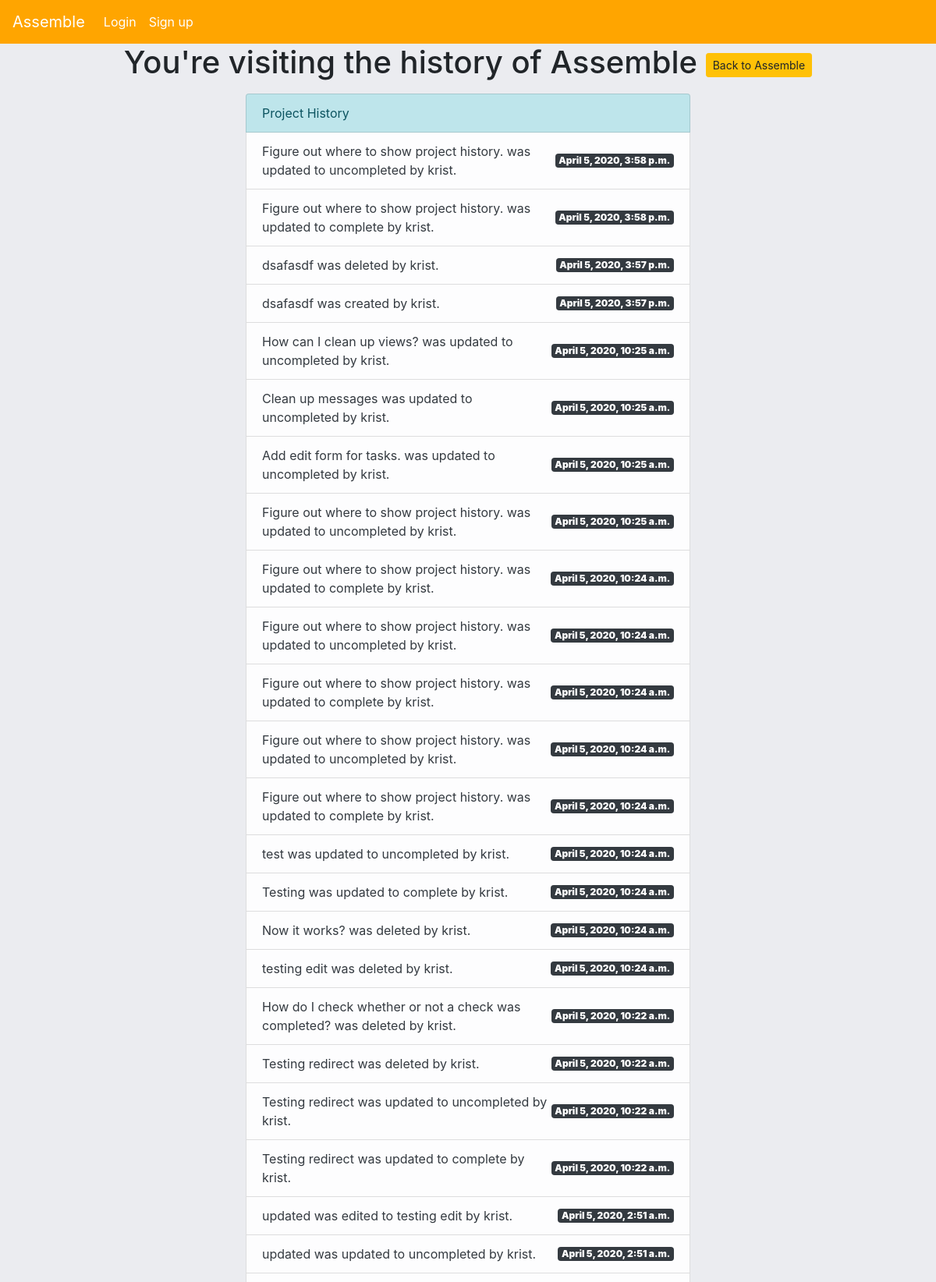
Page /project-list/project-detail/history/2/ (upper part) on the committed database.
### assemble/models.py (models this page shows, shortened)
class Project(models.Model):
    name = models.CharField(max_length=60)
    description = models.TextField(max_length=400)
    user = models.ManyToManyField('Profile',blank=True)
    owner = models.ForeignKey('Profile',blank=True,on_delete=models.CASCADE,related_name="creator")
    slug = models.SlugField(max_length=100,unique=True,blank=True,null=True)
    completed= models.BooleanField(default=False)

class ProjectHistory(models.Model):
    previous_field = models.CharField(max_length=200,blank=True)
    updated_field = models.CharField(max_length=200,blank=True)
    date_changed = models.DateTimeField(auto_now_add=True)
    status = models.CharField(max_length=20,null=True)
    user = models.CharField(max_length=100,null=True,blank=True)
    project = models.ForeignKey(Project,on_delete=models.CASCADE)
    list_string = None
    def __init__(self,*args,**kwargs):
        super(ProjectHistory,self).__init__(*args,**kwargs)
        self.create_history_string()
    """
    pre_save(sender,instance,raw,using,update_fields):
    This is sent at the beginning of a model's save method
        sender- the model class
        instance- the actual instance being saved
        raw - A boolean; True if the model is saved exactly as presented
        using- the database alias being used
        update_fields - the set of fields to update as passed to Model.save() or None if update_fields wasn't passed.

    post_save(sender,instance,raw,using,update_fields)
    This is sent at the end of the save method
        sender - the model class
        instance- the actual instance being saved
        created  -  A boolean, True if a new record is created
        raw - same as pre_save
        using - ""
        updated_fields - ""

    pre_delete(sender,instance,using):
    Sent at the beginning of a models delete() method and a queryset's delete() method

        sender- the model class
        instance - the actual instance being deleted
        using - ""

    post_delete(sender,instance,using):
    Sent at the end of a model's delete() and a queryset's delete9) method.

        sender - the model class
        instance - the actual instance being deleted. Note that the object will no longer be in the database.
        using - the database alias being used

    m2m_changed(sender,instance,action,reverse,model,pk_set,using):
    Sent when a ManyToManyField is changed on a model instance. Strictly speaking, this is not a model signal since it is sent by the ManyToManyField, but it complements the pre_save/post_save and pre_delete/post_delete when it comes to tracking changes to models.

        sender - The immediate model calss describing the ManyToManyField. This class is automatically created when a many-to-many field is defined; you can access it using thr though attribute on the many-to-many-field.
        instance- the instance whose many-to-many relation is updated. This can be an instance of the sender, or of the class the m2m is related to.
        action- a string indicating the type of update that is done to the relationship.
            "pre_add" - sent before one or more objects are added to the relation.
            "post_add" - sent after one or more objects are added to the relation.
            "pre_remove" - sent ebfore one or more objects are removed from the relation.
    """
    def create_history_string(self):
        if self.status == "deleted":
            self.list_string= f"{self.previous_field} was {self.status} by {self.user}."
        elif self.status == "edited":
            self.list_string= f"{self.previous_field} was {self.status} to {self.updated_field} by {self.user}."
        elif self.status == "updated to true":
            self.list_string = f"{self.previous_field} was updated to complete by {self.user}."
        elif self.status == "updated to false":
            self.list_string = f"{self.previous_field} was updated to uncompleted by {self.user}."
        elif self.status == "created":
            self.list_string= f"{self.previous_field} was created by {self.user}."

### assemble/views.py (the view)
# urls.py: path('project-list/project-detail/history/<pk>/',views.history_view,name='project-history'),
def history_view(request,pk):
    project = Project.objects.get(id=pk)
    render_list = ProjectHistory.objects.filter(project__id = pk).order_by('-date_changed')
    context={
        'project':project,
        'render_list':render_list
    }
    return render(request,'assemble/history.html',context)

### templates/assemble/history.html
{% extends 'assemble/base.html' %}
{% block content %}
<h1 class="text-center">You're visiting the history of {{project.name}} <a href="{% url 'project-detail' project.slug %}" class="btn btn-sm btn-warning">Back to {{project.name}}</a></h1>
<div class="row justify-content-center mt-3">
    <div class="col-sm-6">
        <ul class="list-group">
            <li class="list-group-item list-group-item-info">Project History</li>
            {% if render_list == 0 %}
                <li class="list-group-item list-group-item-danger text-dark d-flex justify-content-between align-items-center">
                    You haven't made any changes to your project yet! Try adding some components and breaking down your project
                    to get started.
                </li>
            {% else %}
                {% for record in render_list %}
                    <li class="list-group-item list-group-item-light text-dark d-flex justify-content-between align-items-center">
                        {{ record.list_string }}
                        <span class="badge badge-dark">
                            <strong>{{record.date_changed}}</strong>
                        </span>
                    </li>
                {% endfor %}
            {% endif %}
        </ul>
    </div>
</div>
{% endblock content %}

### rows in the picture
Project: name "Assemble"
ProjectHistory: list_string "Figure out where to show project history. was updated to uncompleted by krist.", date_changed "April 5, 2020, 3:58 p.m."
ProjectHistory: list_string "Figure out where to show project history. was updated to complete by krist.", date_changed "April 5, 2020, 3:58 p.m."
ProjectHistory: list_string "dsafasdf was deleted by krist.", date_changed "April 5, 2020, 3:57 p.m."
ProjectHistory: list_string "dsafasdf was created by krist.", date_changed "April 5, 2020, 3:57 p.m."
ProjectHistory: list_string "How can I clean up views? was updated to uncompleted by krist.", date_changed "April 5, 2020, 10:25 a.m."
ProjectHistory: list_string "Clean up messages was updated to uncompleted by krist.", date_changed "April 5, 2020, 10:25 a.m."
ProjectHistory: list_string "Add edit form for tasks. was updated to uncompleted by krist.", date_changed "April 5, 2020, 10:25 a.m."
ProjectHistory: list_string "Figure out where to show project history. was updated to uncompleted by krist.", date_changed "April 5, 2020, 10:25 a.m."
ProjectHistory: list_string "Figure out where to show project history. was updated to complete by krist.", date_changed "April 5, 2020, 10:24 a.m."
ProjectHistory: list_string "Figure out where to show project history. was updated to uncompleted by krist.", date_changed "April 5, 2020, 10:24 a.m."
ProjectHistory: list_string "Figure out where to show project history. was updated to complete by krist.", date_changed "April 5, 2020, 10:24 a.m."
ProjectHistory: list_string "Figure out where to show project history. was updated to uncompleted by krist.", date_changed "April 5, 2020, 10:24 a.m."
ProjectHistory: list_string "Figure out where to show project history. was updated to complete by krist.", date_changed "April 5, 2020, 10:24 a.m."
ProjectHistory: list_string "test was updated to uncompleted by krist.", date_changed "April 5, 2020, 10:24 a.m."
ProjectHistory: list_string "Testing was updated to complete by krist.", date_changed "April 5, 2020, 10:24 a.m."
ProjectHistory: list_string "Now it works? was deleted by krist.", date_changed "April 5, 2020, 10:24 a.m."
ProjectHistory: list_string "testing edit was deleted by krist.", date_changed "April 5, 2020, 10:24 a.m."
ProjectHistory: list_string "How do I check whether or not a check was completed? was deleted by krist.", date_changed "April 5, 2020, 10:22 a.m."
ProjectHistory: list_string "Testing redirect was deleted by krist.", date_changed "April 5, 2020, 10:22 a.m."
ProjectHistory: list_string "Testing redirect was updated to uncompleted by krist.", date_changed "April 5, 2020, 10:22 a.m."
ProjectHistory: list_string "Testing redirect was updated to complete by krist.", date_changed "April 5, 2020, 10:22 a.m."
ProjectHistory: list_string "updated was edited to testing edit by krist.", date_changed "April 5, 2020, 2:51 a.m."
ProjectHistory: list_string "updated was updated to uncompleted by krist.", date_changed "April 5, 2020, 2:51 a.m."
